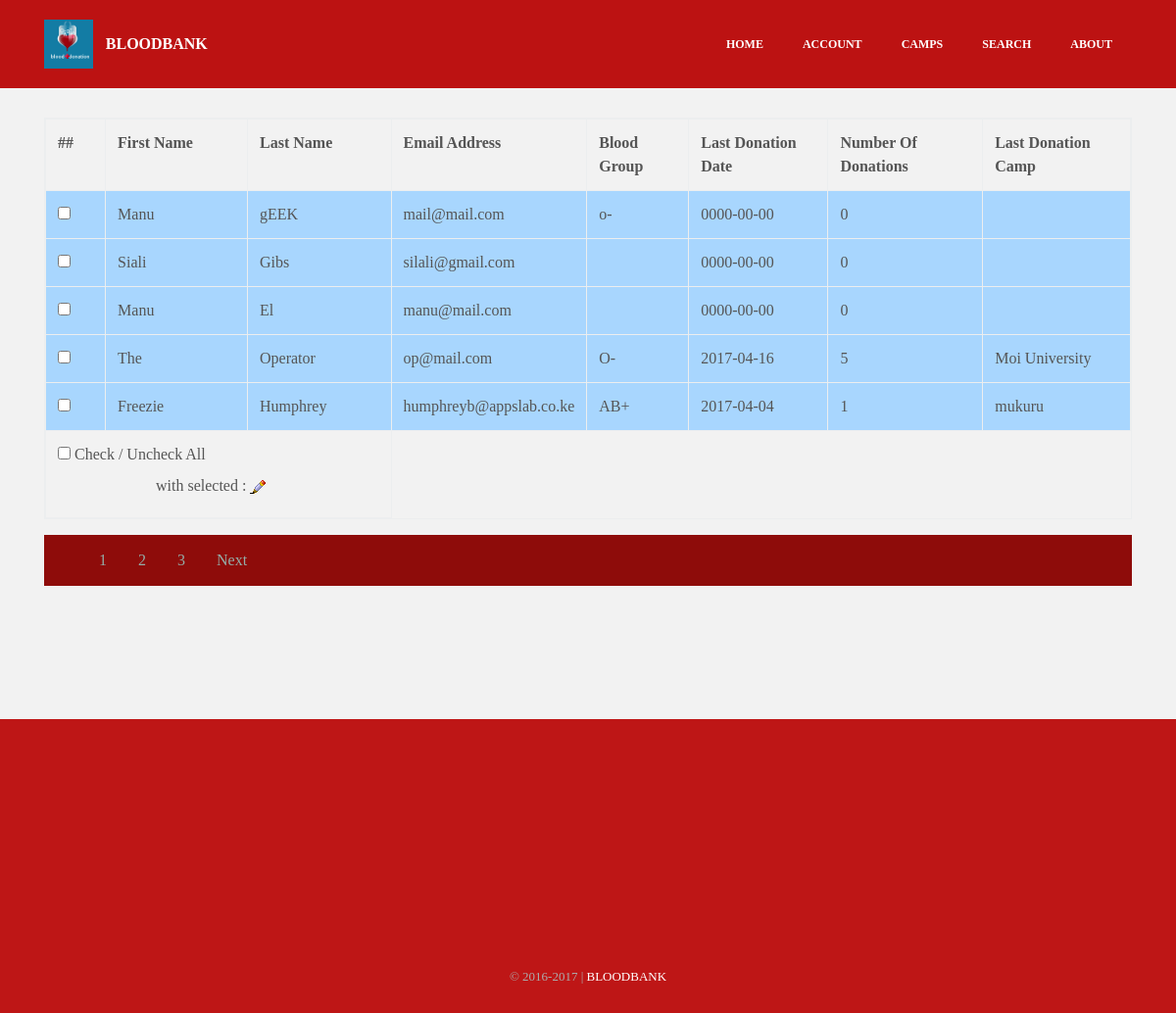
The page /doctor/viewusers.php on the database as committed earlier.
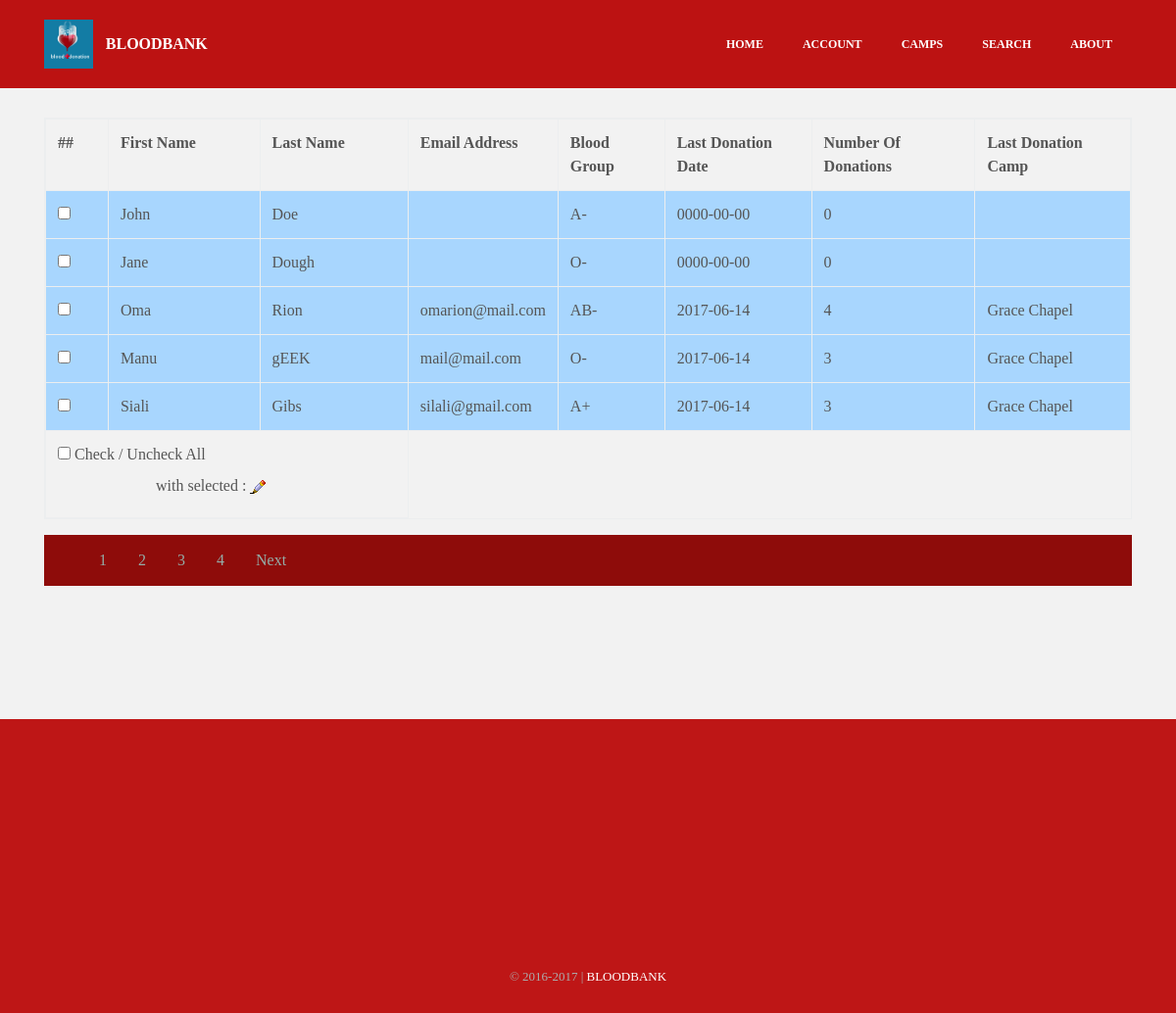
The same page on the database as committed later.
### tables this page shows
CREATE TABLE `donarregister` (
  `id` int(100) NOT NULL,
  `fname` varchar(30) NOT NULL,
  `lname` varchar(30) NOT NULL,
  `gender` varchar(10) NOT NULL,
  `b_id` varchar(5) NOT NULL,
  `ppic` varchar(1000) NOT NULL,
  `day` int(10) NOT NULL,
  `month` varchar(30) NOT NULL,
  `year` int(5) NOT NULL,
  `county` varchar(30) NOT NULL,
  `mobile` int(15) NOT NULL,
  `email` varchar(100) NOT NULL,
  `password` varchar(500) NOT NULL,
  `last_donation_date` date NOT NULL,
  `last_donation_camp` varchar(30) NOT NULL,
  `number_of_donations` int(10) NOT NULL
);

### doctor/viewusers.php (the view, shortened to what the changed rows need)
<?php
include_once 'db.php';
?>
<?php
$start=0;
$limit=5;
$t=mysqli_query($MySQLi_CON,"select * from donarregister ORDER BY id DESC");
$total=mysqli_num_rows($t);
$page=ceil($total/$limit);
$query=mysqli_query($MySQLi_CON,"select * from donarregister ORDER BY id DESC limit $start,$limit");
?>
<!DOCTYPE html>
<html>
<head>
  <link rel="stylesheet" href="../assets/css/material.css">
  <link rel="stylesheet" href="../assets/css/tether.min.css">
  <link rel="stylesheet" href="../assets/css/bootstrap.min.css">
  <link rel="stylesheet" href="../assets/css/socicon.min.css">
  <link rel="stylesheet" href="../assets/css/animate.min.css">
  <link rel="stylesheet" href="../assets/dropdown/css/style.css">
  <link rel="stylesheet" href="../assets/css/style.css">
  <link rel="stylesheet" href="../assets/css/add.css" type="text/css">
</head>
<body>
<section class="mbr-section mbr-after-navbar" id="msg-box3-v" style="background-color: rgb(242, 242, 242); padding-top: 120px; padding-bottom: 120px;">
<div class="container">
<form method="post" name="frm">
<table class='table table-bordered table-responsive'>
<tr>
<th>##</th>
<th>First Name</th>
<th>Last Name</th>
<th>Email Address</th>
<th>Blood Group</th>
<th>Last Donation Date</th>
<th>Number Of Donations</th>
<th>Last Donation Camp</th>
</tr>
<?php
	$res = $MySQLi_CON->query("SELECT * FROM donarregister ORDER BY id DESC");
$count = $res->num_rows;
	if($count > 0)
        if($count > 0) {
            while ($ft = mysqli_fetch_array($query)) {
                ?>
                <tr class="bg-table">
                    <td><input type="checkbox" name="chk[]" class="chk-box" value="<?= $ft['0'] ?>"/></td>
                    <td><?= $ft['1'] ?></td>
                    <td><?= $ft['2'] ?></td>
                    <td><?= $ft['11'] ?></td>
                    <td><?= $ft['4'] ?></td>
                    <td><?= $ft['13'] ?></td>
                    <td><?= $ft['15'] ?></td>
                    <td><?= $ft['14'] ?></td>
                </tr>
                <?php
            }
        }
        else
        {
            ?>
            <tr>
                <td colspan="3"> No Records Found ...</td>
            </tr>
            <?php
        }
?>
</table>
    <ul style="list-style-type: none; overflow: hidden; background-color: #8e0c0a">
        <?php
        for($i=1;$i <= $page;$i++){
            ?>
            <li style="float: left;"><a href="?id=<?php echo $i ?>" style="display: block; color: #94ada8; text-align: center; padding: 14px 16px;"><?php echo $i;?></a></li>
            <?php
        }
        ?>
    </ul>
</form>
</div>
</section>
  </body>
</html>

Rows that differ between the two databases and show on the page:
no longer on this page (row edited): donarregister: fname "Manu", lname "El", email "manu@mail.com", last_donation_date "0000-00-00", number_of_donations "0"
no longer on this page (row unchanged): donarregister: fname "The", lname "Operator", email "op@mail.com", b "O-", last_donation_date "2017-04-16", number_of_donations "5", last_donation_camp "Moi University"
no longer on this page (row edited): donarregister: fname "Freezie", lname "Humphrey", email "humphreyb@appslab.co.ke", b "AB+", last_donation_date "2017-04-04", number_of_donations "1", last_donation_camp "mukuru"
added donarregister: fname "John", lname "Doe", b "A-", last_donation_date "0000-00-00", number_of_donations "0"
added donarregister: fname "Jane", lname "Dough", b "O-", last_donation_date "0000-00-00", number_of_donations "0"
added donarregister: fname "Oma", lname "Rion", email "omarion@mail.com", b "AB-", last_donation_date "2017-06-14", number_of_donations "4", last_donation_camp "Grace Chapel"
changed donarregister "Manu": b "o-" → "O-"; last_donation_date "0000-00-00" → "2017-06-14"; number_of_donations "0" → "3"; last_donation_camp (not shown) → "Grace Chapel"
changed donarregister "Siali": b (not shown) → "A+"; last_donation_date "0000-00-00" → "2017-06-14"; number_of_donations "0" → "3"; last_donation_camp (not shown) → "Grace Chapel"
Other text that changed with them:
new list line: "4"
